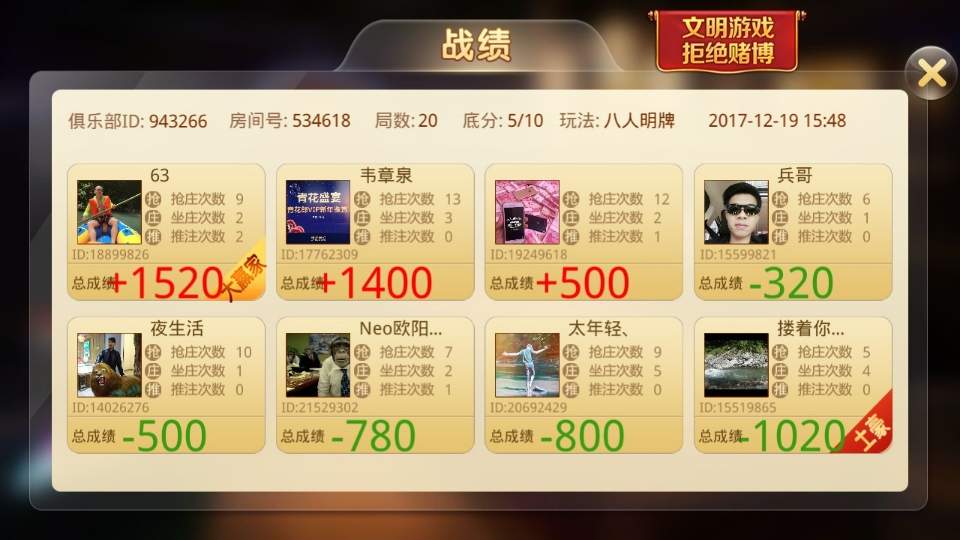
#> input picture 1219.jpg, 960 x 540 px
$ python pil.py   (older library calls are emulated)
#> lines starting #> are read from the running program, lines starting #| are printed output that depends on the picture
from PIL import Image
import time
start = time.clock()
im = Image.open("1219.jpg")
#> im is the input picture: PIL image 960x540 RGB; mean R, G, B 164.5, 144.9, 112.5
im=im.resize((960, 540),Image.ANTIALIAS)
print('原始图像属性:',im.format, im.size, im.mode)
#| 原始图像属性: None (960, 540) RGB
box = (67, 162, 265, 300)
region = im.crop(box)
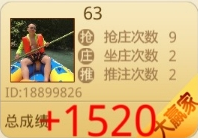
#> region: PIL image 198x138 RGB; mean R, G, B 211.4, 177.3, 121.2

#第一个坐标
x1,x2,x3,x4=67+40,162+100,265-45,300

# 切割所有玩家
for x in range(0,4):
    box = (x1+209*x, x2, x3+209*x, x4)
    region = im.crop(box)
    region.save('p'+str(x+1)+'.jpg', 'jpeg')
#> this loop made 4 passes
#> pass 1, `region = im.crop(box)`:
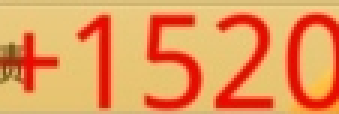
#> region: PIL image 113x38 RGB (shown 3 times larger); mean R, G, B 231.8, 153.4, 91.6
#> after the loop:
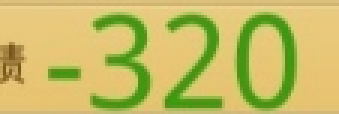
#> region: PIL image 113x38 RGB (shown 3 times larger); mean R, G, B 197.1, 188.5, 99.9
x2=x2+154
x4=x4+154
for x in range(0,4):
    box = (x1+209*x, x2, x3+209*x, x4)
    region = im.crop(box)
    region.save('p'+str(x+5)+'.jpg', 'jpeg')
#> this loop made 4 passes
#> pass 1, `region = im.crop(box)`:
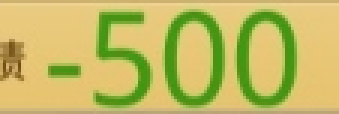
#> region: PIL image 113x38 RGB (shown 3 times larger); mean R, G, B 194.1, 187.3, 98.6
#> pass 2, `region = im.crop(box)`:
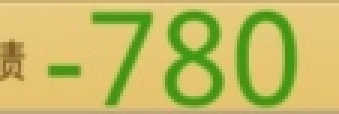
#> region: PIL image 113x38 RGB (shown 3 times larger); mean R, G, B 195.6, 187.7, 99.4
#> pass 3, `region = im.crop(box)`:
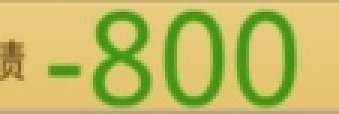
#> region: PIL image 113x38 RGB (shown 3 times larger); mean R, G, B 191.9, 186.9, 97.4
#> after the loop:
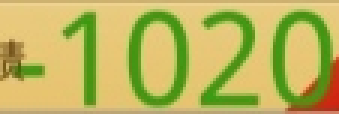
#> region: PIL image 113x38 RGB (shown 3 times larger); mean R, G, B 188.4, 182.3, 93.3

#百度ocr
#参数设置
from aip import AipOcr
""" 你的 APPID AK SK """
APP_ID = '10532375'
API_KEY = 'k4Lucb2SnVotnYfnBgkWskKs'
SECRET_KEY = 'FO3DqnzcbYISjpFWipjKVK60NrZP6uVG'
#> (the run stopped early here; a loop or call above may not have finished)

$ run again, with 1.jpg copied over 1219.jpg
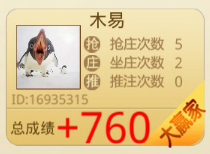
#> input picture 1.jpg, 210 x 154 px
#> im is the input picture: PIL image 210x154 RGB; mean R, G, B 227.1, 198.8, 147.7
#> `im=im.resize((960, 540),Image.ANTIALIAS)`:
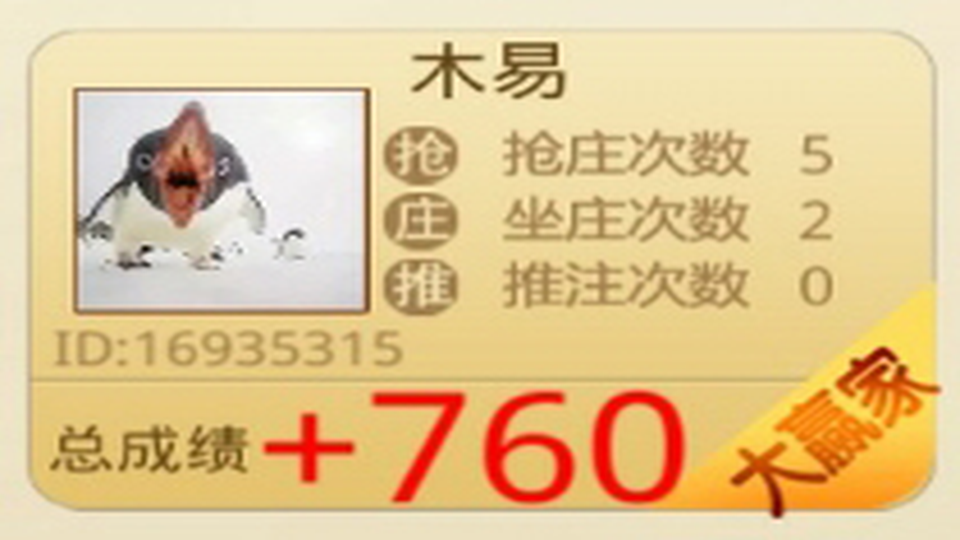
#> im: PIL image 960x540 RGB; mean R, G, B 227.1, 198.8, 147.7
#| 原始图像属性: None (960, 540) RGB
#> after the loop `for x in range(0,4):`:
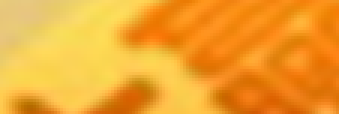
#> region: PIL image 113x38 RGB (shown 3 times larger); mean R, G, B 241.8, 164.5, 48.6

$ run again, with 2.jpg copied over 1219.jpg
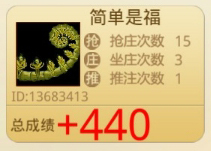
#> input picture 2.jpg, 211 x 151 px
#> im is the input picture: PIL image 211x151 RGB; mean R, G, B 205.3, 179.6, 127
#> `im=im.resize((960, 540),Image.ANTIALIAS)`:
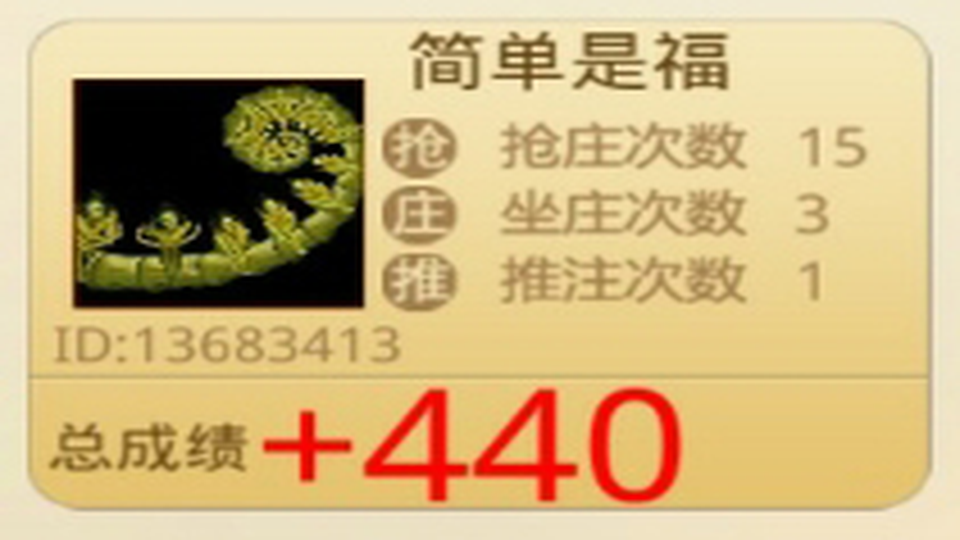
#> im: PIL image 960x540 RGB; mean R, G, B 205.3, 179.6, 127.1
#| 原始图像属性: None (960, 540) RGB
#> after the loop `for x in range(0,4):`:
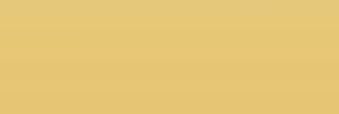
#> region: PIL image 113x38 RGB (shown 3 times larger); mean R, G, B 230.2, 198.6, 117.5

$ run again, with 3.jpg copied over 1219.jpg
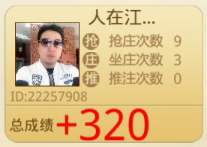
#> input picture 3.jpg, 207 x 147 px
#> im is the input picture: PIL image 207x147 RGB; mean R, G, B 220.2, 191.6, 140.9
#> im: PIL image 960x540 RGB
#| 原始图像属性: None (960, 540) RGB
#> after the loop `for x in range(0,4):`:
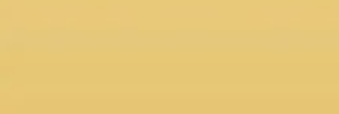
#> region: PIL image 113x38 RGB (shown 3 times larger); mean R, G, B 230.7, 199.5, 119.3
